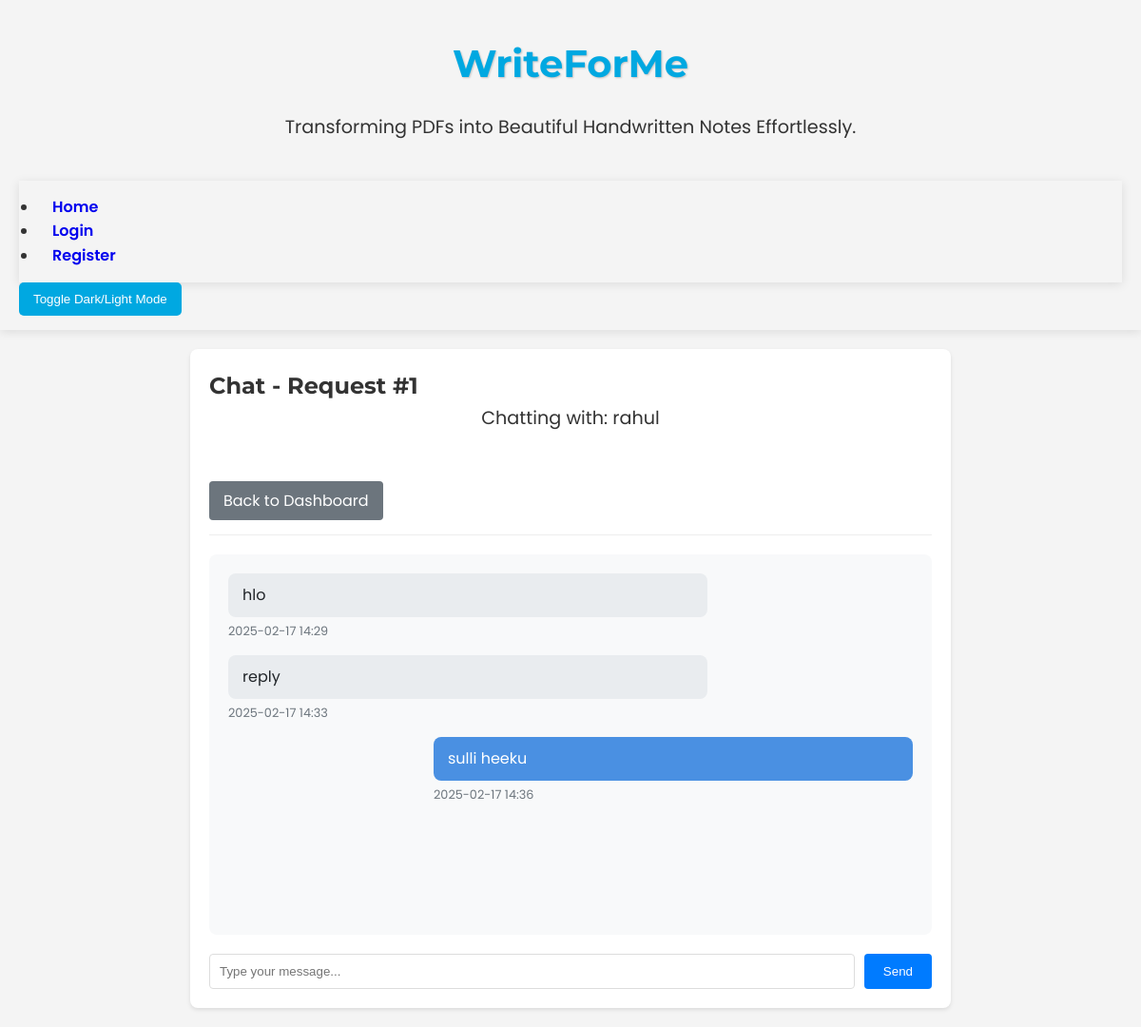
Page /chat/1 (signed in) on the committed database.
### app.py (models this page shows)
class Request(db.Model):
    id = db.Column(db.Integer, primary_key=True)
    requester_id = db.Column(db.Integer, db.ForeignKey('user.id'), nullable=False)
    provider_id = db.Column(db.Integer, db.ForeignKey('user.id'), nullable=True)
    pdf_file = db.Column(db.String(150), nullable=False)
    handwritten_file = db.Column(db.String(150), nullable=True)
    status = db.Column(db.String(20), default='pending')  # e.g., 'pending', 'in_progress', 'completed'
    created_at = db.Column(db.DateTime, default=datetime.utcnow)
    completed_at = db.Column(db.DateTime, nullable=True)
    rating = db.Column(db.Integer, nullable=True)

class User(db.Model):
    id = db.Column(db.Integer, primary_key=True)
    username = db.Column(db.String(80), unique=True, nullable=False)
    password = db.Column(db.String(120), nullable=False)
    role = db.Column(db.String(20), nullable=False)  # 'requester' or 'provider'
    rating = db.Column(db.Float, default=0.0)
    requests = db.relationship('Request', backref='requester', lazy=True, foreign_keys='Request.requester_id')
    works = db.relationship('Request', backref='provider', lazy=True, foreign_keys='Request.provider_id')

class Message(db.Model):
    id = db.Column(db.Integer, primary_key=True)
    sender_id = db.Column(db.Integer, db.ForeignKey('user.id'), nullable=False)
    receiver_id = db.Column(db.Integer, db.ForeignKey('user.id'), nullable=False)
    request_id = db.Column(db.Integer, db.ForeignKey('request.id'), nullable=False)
    content = db.Column(db.Text, nullable=False)
    timestamp = db.Column(db.DateTime, default=datetime.utcnow)

### app.py (the view)
@app.route('/<path:path>')
def redirect_to_home(path):
    return redirect(url_for('home'))

### app.py (called while the page is built)
@app.route('/chat/<int:request_id>')
def chat(request_id):
    if 'user_id' not in session:
        return redirect(url_for('login'))
    request_obj = Request.query.get_or_404(request_id)
    messages = Message.query.filter_by(request_id=request_id).order_by(Message.timestamp).all()
    return render_template('chat.html', request=request_obj, messages=messages)

### templates/chat.html (shortened to what this page needs)
{% extends "base.html" %}
{% block content %}
<div class="chat-container">
    <div class="chat-header">
        <h2>Chat - Request #{{ request.id }}</h2>
        {% if session.user_id == request.requester_id %}
            <p>Chatting with: {{ request.provider.username }}</p>
        {% else %}
            <p>Chatting with: {{ request.requester.username }}</p>
        {% endif %}
        <a href="{{ url_for('provider_dashboard' if session.user_id == request.provider_id else 'requester_dashboard') }}"
           class="back-btn">Back to Dashboard</a>
    </div>
    <div class="messages-container">
        {% for message in messages %}
            <div class="message {% if message.sender_id == session.user_id %}sent{% else %}received{% endif %}">
                <div class="message-content">
                    {{ message.content }}
                </div>
                <div class="message-time">
                    {{ message.timestamp.strftime('%Y-%m-%d %H:%M') }}
                </div>
            </div>
        {% endfor %}
    </div>
    <form class="message-form" action="{{ url_for('send_message', request_id=request.id) }}" method="POST">
        <input type="text" name="message" placeholder="Type your message..." required>
        <button type="submit">Send</button>
    </form>
</div>
{% endblock %}

### static/css/style.css (style rules this page uses)
:root { --primary-color: #4a90e2; --secondary-color: #50c878; --accent-color: #ff6b6b; --background-color: #f5f7fa; --text-color: #2c3e50; --border-radius: 8px; --box-shadow: 0 4px 6px rgba(0, 0, 0, 0.1); --transition-speed: 0.3s; }
* { margin: 0; padding: 0; box-sizing: border-box; transition: all var(--transition-speed) ease; }
body { margin: 0; font-family: 'Poppins', sans-serif; line-height: 1.6; transition: background-color 0.3s ease, color 0.3s ease; }
body.light-mode { background-color: #f4f4f4; color: #333; }
.chat-container { background: white; border-radius: var(--border-radius); box-shadow: var(--box-shadow); overflow: hidden; }
.messages-container { height: 400px; overflow-y: auto; padding: 1rem; }
.message { max-width: 80%; margin-bottom: 1rem; animation: messageSlide 0.3s ease; }
.message.sent { margin-left: auto; }
.message-content { padding: 1rem; border-radius: var(--border-radius); position: relative; }
.message.sent .message-content { background: var(--primary-color); color: white; }
.message.received .message-content { background: #f0f2f5; color: var(--text-color); }
h1, h2, h3 { font-family: 'Montserrat', sans-serif; font-weight: 700; }
p { margin-bottom: 15px; }
p { font-size: 1.2em; text-align: center; margin-bottom: 40px; color: #333; }

### templates/chat.html (style rules this page uses)
.chat-container { max-width: 800px; margin: 20px auto; padding: 20px; background: white; border-radius: 8px; box-shadow: 0 2px 4px rgba(0,0,0,0.1); }
.chat-header { border-bottom: 1px solid #eee; padding-bottom: 15px; margin-bottom: 20px; }
.messages-container { height: 400px; overflow-y: auto; padding: 20px; background: #f8f9fa; border-radius: 8px; margin-bottom: 20px; }
.message { margin-bottom: 15px; max-width: 70%; }
.message.sent { margin-left: auto; }
.message-content { padding: 10px 15px; border-radius: 8px; background: #007bff; color: white; }
.message.received .message-content { background: #e9ecef; color: #212529; }
.message-time { font-size: 0.8em; color: #6c757d; margin-top: 5px; }
.message-form { display: flex; gap: 10px; }
.message-form input { flex: 1; padding: 10px; border: 1px solid #ddd; border-radius: 4px; }
.message-form button { padding: 10px 20px; background: #007bff; color: white; border: none; border-radius: 4px; cursor: pointer; }
.back-btn { display: inline-block; padding: 8px 15px; background: #6c757d; color: white; text-decoration: none; border-radius: 4px; margin-top: 10px; }

### rows in the picture
Request: id "1"
User: requester.username "rahul"
Message: content "hlo", timestamp "2025-02-17 14:29"
Message: content "reply", timestamp "2025-02-17 14:33"
Message: content "sulli heeku", timestamp "2025-02-17 14:36"
